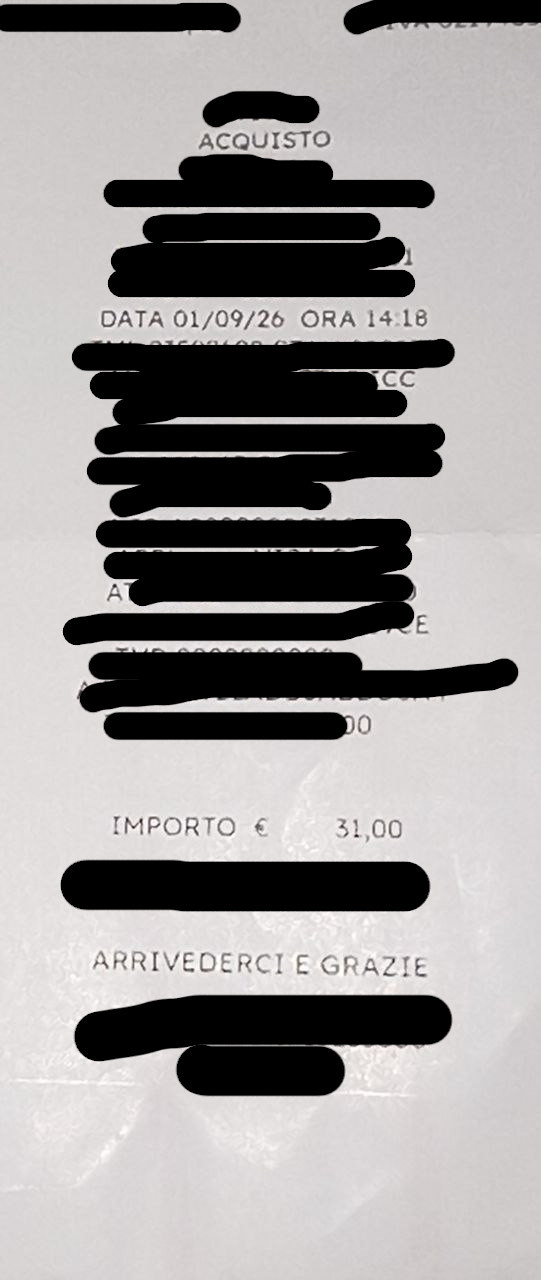
#> input picture parse-recepeit/images/scontrinoVero.jpg, 541 x 1280 px
$ python tesseractOne.py
#> lines starting #> are read from the running program, lines starting #| are printed output that depends on the picture; after the words box and inside, x2 and y2 are one past the last pixel; in counts of white or black regions, pixels touching at a corner belong together

from PIL import Image
import cv2
import pytesseract
import numpy as np

def preprocess_for_tesseract(image_path):
#> called with image_path = '../images/scontrinoVero.jpg'
    img = cv2.imread(image_path, 0)
#> img: shape (1280, 541); min 0, max 255, mean 151.3
    img = cv2.resize(img, None, fx=4, fy=4, interpolation=cv2.INTER_CUBIC) # Il fattore di moltiplicazione dell'immagine è un x4
#> img: shape (5120, 2164)
    blur = cv2.GaussianBlur(img, (5, 5), 0)
    thresh = cv2.adaptiveThreshold(
        blur, 255, cv2.ADAPTIVE_THRESH_GAUSSIAN_C,
        cv2.THRESH_BINARY_INV, 11, 2
    ) # questo in caso il testo sia nero su sfondo bianco, (Binarizzazione)
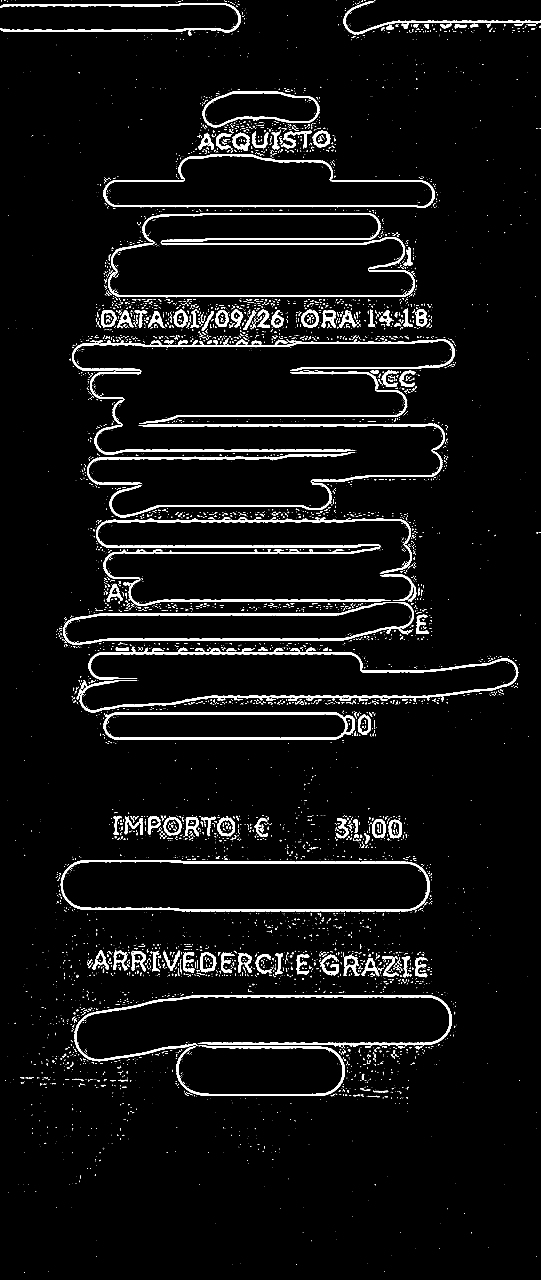
#> thresh: shape (5120, 2164) (shown at 1/4 size); 4.3% white; 6865 white regions (5657 under 20 px), largest, box (x1, y1, x2, y2) and area: (314, 2587, 2073, 2849) 32582, (432, 852, 1660, 1189) 30753, (299, 3980, 1807, 4245) 23919
    kernel = np.ones((3, 3), np.uint8)
    opening = cv2.morphologyEx(thresh, cv2.MORPH_OPEN, kernel, iterations=2) # rimuovi il rumore all'immagine
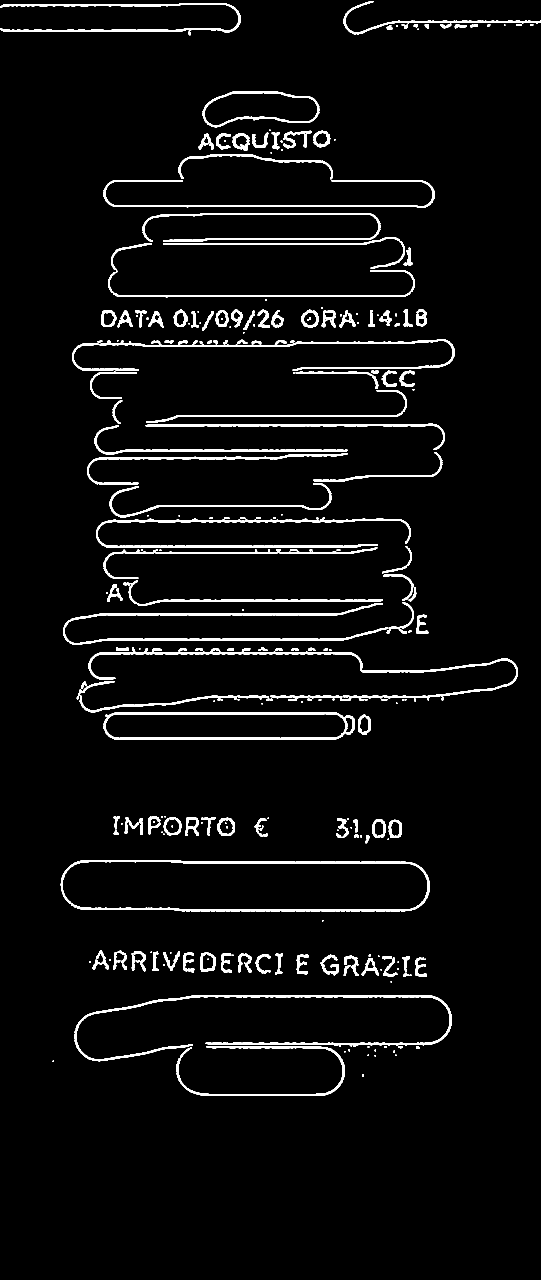
#> opening: shape (5120, 2164) (shown at 1/4 size); 3.7% white; 295 white regions, largest, box (x1, y1, x2, y2) and area: (299, 3980, 1807, 4245) 23372, (243, 3441, 1719, 3645) 21826, (252, 2412, 1553, 2580) 19964
    return opening

def main():
    with open("../tesseractResult.txt", "w") as file:
        processed_img = preprocess_for_tesseract("../images/scontrinoVero.jpg")
        file.write(pytesseract.image_to_string(processed_img, config='psm--11'))
#> (this line was passed over: pytesseract is not available in this run)

if __name__ == "__main__":
    main()
